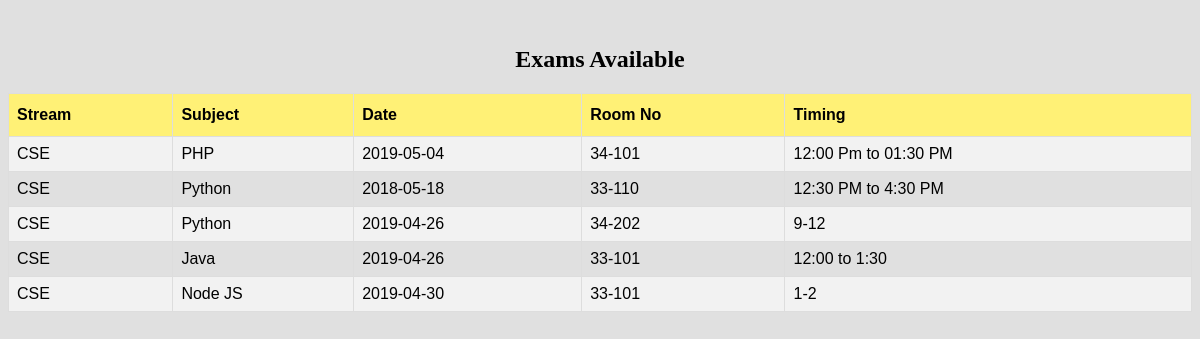
Page /module/student/exam.php (signed in) on the committed database.
### tables this page shows
CREATE TABLE `exam` (
  `stream` varchar(40) NOT NULL,
  `subject` varchar(40) NOT NULL,
  `date` date NOT NULL,
  `roomno` varchar(20) NOT NULL,
  `timing` varchar(40) NOT NULL
);

### module/student/exam.php (the view, shortened to what this page needs)
<?php
include_once('../../service/mysqlcon.php');
$sql = "SELECT * FROM exam;";
$res= mysqli_query($link,$sql);
$string = "";
while($row = mysqli_fetch_array($res)){
    $string .= '<tr><td>'.$row['stream'].'</td><td>'.$row['subject'].'</td><td>'.$row['date'].
    '</td><td>'.$row['roomno'].'</td><td>'.
    $row['timing'];
}
?>
<html>
    <head>
    <link rel="stylesheet" href="style.css">
		</head>
    <body >
        <br/>
        <center><h2>Exams Available</h2></center>
        <center>
            <table border="1" id='studentList'>
                <tr>
                   <th>Stream</th>
                    <th>Subject</th>
                    <th>Date</th>
                  	<th>Room No</th>
                    <th>Timing</th>
                </tr>
                <?php echo $string;?>
            </table>
        </center>
		</body>
</html>

### module/student/style.css (style rules this page uses)
#studentList { font-family: "Trebuchet MS", Arial, Helvetica, sans-serif; border-collapse: collapse; width: 100%; }
#studentList td, #studentList th { border: 1px solid #ddd; padding: 8px; }
#studentList tr:nth-child(even) { background-color: #f2f2f2; }
#studentList th { padding-top: 12px; padding-bottom: 12px; text-align: left; background-color: #FFF176; color: black; }
body { height:100%; background-color:#E0E0E0; }
* { box-sizing: border-box; }

### rows in the picture
exam: stream "CSE", subject "PHP", date "2019-05-04", roomno "34-101", timing "12:00 Pm to 01:30 PM"
exam: stream "CSE", subject "Python", date "2018-05-18", roomno "33-110", timing "12:30 PM to 4:30 PM"
exam: stream "CSE", subject "Python", date "2019-04-26", roomno "34-202", timing "9-12"
exam: stream "CSE", subject "Java", date "2019-04-26", roomno "33-101", timing "12:00 to 1:30"
exam: stream "CSE", subject "Node JS", date "2019-04-30", roomno "33-101", timing "1-2"
